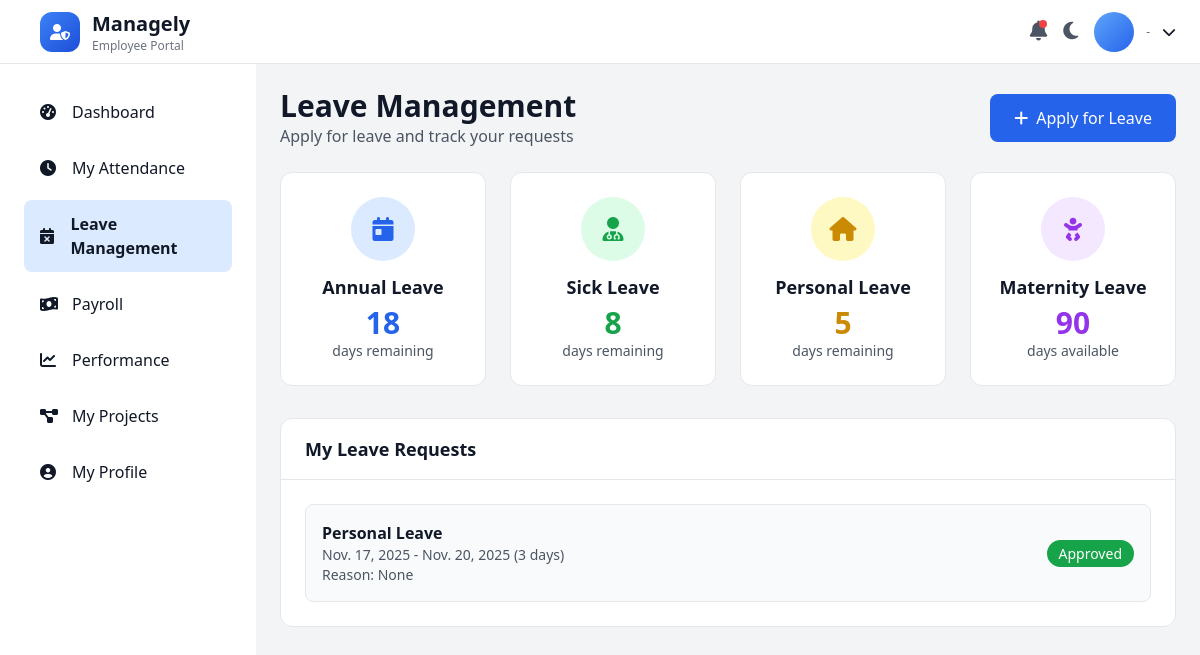
Page /employees/leave/ (signed in) on the committed database.
### employees/models.py (models this page shows)
class LeaveRequest(models.Model):
    LEAVE_CHOICES = [
        ("Annual", "Annual"),
        ("Sick", "Sick"),
        ("Personal", "Personal"),
        ("Maternity", "Maternity"),
        ("Emergency", "Emergency"),
    ]
    employee = models.ForeignKey(EmployeeProfile, on_delete=models.CASCADE)
    leave_type = models.CharField(max_length=20, choices=LEAVE_CHOICES)
    number_of_days = models.PositiveIntegerField()
    start_date = models.DateField()
    end_date = models.DateField()
    reason = models.TextField()
    status = models.CharField(max_length=20, default="Pending")
    created_at = models.DateTimeField(default=timezone.now)
    def total_days(self):
        return self.number_of_days

### employees/views.py (the view)
# urls.py: path("leave/", views.leave_view, name="leave"),
def leave_view(request):
    employee = get_logged_in_employee(request)
    if not employee:
        messages.error(request, "You are not logged in as an employee.")
        return redirect("accounts:login")
    if request.method == "POST":
        form = LeaveRequestForm(request.POST)
        if form.is_valid():
            leave_request = form.save(commit=False)
            leave_request.employee = employee
            leave_request.save()
            messages.success(request, "Leave request submitted successfully!")
            return redirect("employees:leave")
        else:
            messages.error(request, "Please correct the errors below.")
    else:
        form = LeaveRequestForm()
    leave_requests = LeaveRequest.objects.filter(employee=employee).order_by("-created_at")
    balances = {
        "Annual": 18 - sum(l.total_days() for l in leave_requests.filter(leave_type="Annual", status="Approved")),
        "Sick": 8 - sum(l.total_days() for l in leave_requests.filter(leave_type="Sick", status="Approved")),
        "Personal": 5 - sum(l.total_days() for l in leave_requests.filter(leave_type="Personal", status="Approved")),
        "Maternity": 90 - sum(l.total_days() for l in leave_requests.filter(leave_type="Maternity", status="Approved")),
        "Emergency": 5 - sum(l.total_days() for l in leave_requests.filter(leave_type="Emergency", status="Approved")),
    }
    context = {
        "form": form,
        "leave_requests": leave_requests,
        "balances": balances,
    }
    return render(request, "leave.html", context)

### employees/views.py (called while the page is built)
def get_logged_in_employee(request):
    employee_id = request.session.get('employee_id')
    if not employee_id:
        return None
    try:
        return EmployeeProfile.objects.get(employee_id=employee_id)
    except EmployeeProfile.DoesNotExist:
        return None

### employees/templates/leave.html (shortened to what this page needs)
{% load static %}
<!DOCTYPE html>
<html lang="en" class="scroll-smooth">
<head>
  <link rel="stylesheet" href="{% static 'css/theme.css' %}">
  <script src="https://cdn.tailwindcss.com"></script>
  <link rel="stylesheet" href="https://cdnjs.cloudflare.com/ajax/libs/font-awesome/6.5.0/css/all.min.css" />
</head>
<body class="bg-gray-100 dark:bg-blue-900 text-gray-900 dark:text-white transition-colors duration-300">
  {% include "sideandtopbar.html" %}
    <main class="flex-1 p-6 md:ml-64 mt-16">
      <div class="flex flex-col md:flex-row justify-between items-start md:items-center mb-6 gap-4">
        <div>
          <h1 class="text-3xl font-bold text-gray-900 dark:text-white">Leave Management</h1>
          <p class="text-gray-600 dark:text-gray-300">Apply for leave and track your requests</p>
        </div>
        <button id="apply-leave-btn" class="bg-blue-600 hover:bg-blue-700 text-white px-6 py-3 rounded-lg font-medium flex items-center gap-2">
          <i class="fas fa-plus"></i> Apply for Leave
        </button>
      </div>
      <div class="grid grid-cols-1 md:grid-cols-4 gap-6 mb-8">
        <div class="bg-white dark:bg-blue-800 rounded-xl p-6 border border-gray-200 dark:border-blue-700 text-center">
          <div class="w-16 h-16 bg-blue-100 dark:bg-blue-900 rounded-full flex items-center justify-center mx-auto mb-3">
            <i class="fas fa-calendar-day text-blue-600 text-2xl"></i>
          </div>
          <h3 class="text-lg font-semibold text-gray-900 dark:text-white mb-1">Annual Leave</h3>
          <p class="text-3xl font-bold text-blue-600">18</p>
          <p class="text-sm text-gray-600 dark:text-gray-300">days remaining</p>
        </div>
        <div class="bg-white dark:bg-blue-800 rounded-xl p-6 border border-gray-200 dark:border-blue-700 text-center">
          <div class="w-16 h-16 bg-green-100 dark:bg-green-900 rounded-full flex items-center justify-center mx-auto mb-3">
            <i class="fas fa-user-md text-green-600 text-2xl"></i>
          </div>
          <h3 class="text-lg font-semibold text-gray-900 dark:text-white mb-1">Sick Leave</h3>
          <p class="text-3xl font-bold text-green-600">8</p>
          <p class="text-sm text-gray-600 dark:text-gray-300">days remaining</p>
        </div>
        <div class="bg-white dark:bg-blue-800 rounded-xl p-6 border border-gray-200 dark:border-blue-700 text-center">
          <div class="w-16 h-16 bg-yellow-100 dark:bg-yellow-900 rounded-full flex items-center justify-center mx-auto mb-3">
            <i class="fas fa-home text-yellow-600 text-2xl"></i>
          </div>
          <h3 class="text-lg font-semibold text-gray-900 dark:text-white mb-1">Personal Leave</h3>
          <p class="text-3xl font-bold text-yellow-600">5</p>
          <p class="text-sm text-gray-600 dark:text-gray-300">days remaining</p>
        </div>
        <div class="bg-white dark:bg-blue-800 rounded-xl p-6 border border-gray-200 dark:border-blue-700 text-center">
          <div class="w-16 h-16 bg-purple-100 dark:bg-purple-900 rounded-full flex items-center justify-center mx-auto mb-3">
            <i class="fas fa-baby text-purple-600 text-2xl"></i>
          </div>
          <h3 class="text-lg font-semibold text-gray-900 dark:text-white mb-1">Maternity Leave</h3>
          <p class="text-3xl font-bold text-purple-600">90</p>
          <p class="text-sm text-gray-600 dark:text-gray-300">days available</p>
        </div>
      </div>
<div class="bg-white dark:bg-blue-800 rounded-xl border border-gray-200 dark:border-blue-700 mt-6">
  <div class="px-6 py-4 border-b border-gray-200 dark:border-blue-700">
    <h3 class="text-lg font-semibold text-gray-900 dark:text-white">My Leave Requests</h3>
  </div>
  {% if leave_requests %}
    <div class="p-6 space-y-4">
      {% for leave in leave_requests %}
        <div class="border rounded-lg p-4 flex justify-between items-center bg-gray-50 dark:bg-blue-900">
          <div>
            <h4 class="font-semibold text-gray-900 dark:text-white">{{ leave.leave_type }} Leave</h4>
            <p class="text-sm text-gray-600 dark:text-gray-300">
              {{ leave.start_date }} - {{ leave.end_date }} ({{ leave.number_of_days }} days)
            </p>
            <p class="text-sm text-gray-600 dark:text-gray-300">Reason: {{ leave.reason }}</p>
          </div>
          <div>
            {% if leave.status == 'Approved' %}
              <span class="px-3 py-1 rounded-full bg-green-600 text-white text-sm">Approved</span>
            {% elif leave.status == 'Rejected' %}
              <span class="px-3 py-1 rounded-full bg-red-600 text-white text-sm">Rejected</span>
            {% else %}
              <span class="px-3 py-1 rounded-full bg-yellow-500 text-white text-sm">Pending</span>
            {% endif %}
          </div>
        </div>
      {% endfor %}
    </div>
  {% else %}
    <div class="p-6 text-center text-gray-600 dark:text-gray-300">
      <i class="fas fa-calendar-times text-4xl mb-4"></i>
      <p>No leave requests found. Click "Apply for Leave" to create your first request.</p>
    </div>
  {% endif %}
</div>
    </main>
</body>
</html>

### static/css/theme.css (style rules this page uses)
body { box-sizing: border-box; }

### rows in the picture
LeaveRequest: leave_type "Personal", start_date "Nov. 17, 2025", end_date "Nov. 20, 2025", number_of_days "3", reason "None", status "Approved"

### other values in the picture
{{ profile.designation|default:"-" }} "-"
